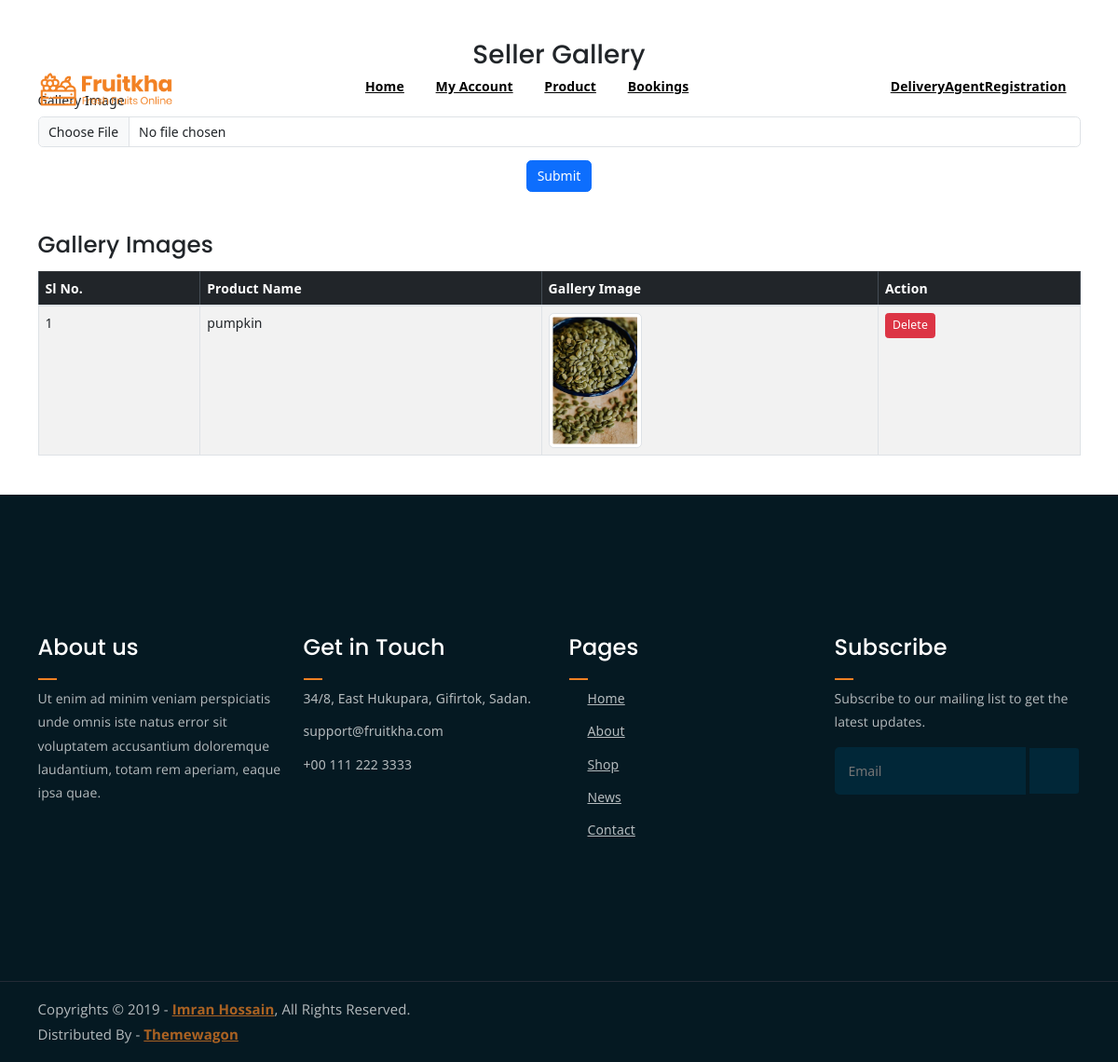
Page /Project/Seller/Gallery.php (signed in) on the committed database.
### tables this page shows
CREATE TABLE `tbl_gallery` (
  `gallery_id` int(11) NOT NULL,
  `gallery_image` varchar(500) NOT NULL,
  `product_id` int(11) NOT NULL
);

CREATE TABLE `tbl_product` (
  `product_id` int(11) NOT NULL,
  `product_name` varchar(60) NOT NULL,
  `product_price` int(60) NOT NULL,
  `subcategory_id` int(11) NOT NULL,
  `product_details` varchar(60) NOT NULL,
  `product_photo` varchar(100) NOT NULL,
  `seller_id` int(100) NOT NULL,
  `brand_id` int(100) NOT NULL
);

### Project/Seller/Gallery.php (the view, shortened to what this page needs)
<?php
include("Head.php");
			?>
<!DOCTYPE html PUBLIC "-//W3C//DTD XHTML 1.0 Transitional//EN" "http://www.w3.org/TR/xhtml1/DTD/xhtml1-transitional.dtd">
<html xmlns="http://www.w3.org/1999/xhtml">
<head>
</head>
<body>
<div class="container my-5">
    <h2 class="text-center mb-4">Seller Gallery</h2>
    <form action="" method="post" enctype="multipart/form-data" name="form1" id="form1">
        <div class="mb-3">
            <label for="file_photo" class="form-label">Gallery Image</label>
            <input type="file" class="form-control" name="file_photo" id="file_photo" required>
        </div>
        <div class="text-center">
            <button type="submit" name="btn_submit" class="btn btn-primary">Submit</button>
        </div>
    </form>
    <div class="mt-5">
        <h3 class="mb-3">Gallery Images</h3>
        <table class="table table-bordered table-striped">
            <thead class="table-dark">
                <tr>
                    <th>Sl No.</th>
                    <th>Product Name</th>
                    <th>Gallery Image</th>
                    <th>Action</th>
                </tr>
            </thead>
            <tbody>
            <?php
            $i=0;
            $SelQry="SELECT * FROM tbl_gallery g INNER JOIN tbl_product p ON g.product_id=p.product_id WHERE seller_id=".$_SESSION['sid'];
            $result=$con->query($SelQry);
            while($data=$result->fetch_assoc())
            {
                $i++;
            ?>
            <tr>
                <td><?php echo $i; ?></td>
                <td><?php echo $data['product_name']; ?></td>
                <td><img src="../Assets/Files/Userdocs/<?php echo $data['gallery_image']; ?>" class="img-thumbnail" width="100" height="100"></td>
                <td><a href="Gallery.php?did=<?php echo $data['gallery_id'];?>" class="btn btn-danger btn-sm">Delete</a></td>
            </tr>
            <?php
            }
            ?>
            </tbody>
        </table>
    </div>
</div>
</body>
</html>
<?php
include("Foot.php");
?>

### Project/Assets/Templates/Main/assets/css/main.css (style rules this page uses)
html { font-size: 14px; font-weight: 400; line-height: 28px; height: 100%; }
body { font-family: "Open Sans", sans-serif; font-weight: 400; font-size: 1rem; letter-spacing: 0.1px; line-height: 1.8; color: #051922; overflow-x: hidden; }
body img { max-width: 100%; }
a { cursor: pointer; text-decoration: none; -webkit-transition: all 0.2s ease-in-out; -o-transition: all 0.2s ease-in-out; transition: all 0.2s ease-in-out; }
h1, .h1, h2, .h2, h3, .h3, h4, .h4, h5, .h5, h6, .h6 { font-family: "Poppins", sans-serif; font-weight: 700; margin: 0 0 1.25rem 0; color: #051922; }
h2, .h2 { font-size: 3rem; font-weight: 700; line-height: 3.25rem; }
h3, .h3 { font-size: 2rem; font-weight: 700; line-height: 2.25rem; }
html, body { height: 100%; }
thead { border-bottom: 1px solid #eee; }

### rows in the picture
tbl_gallery: product.product_name "pumpkin", gallery_image (picture)
